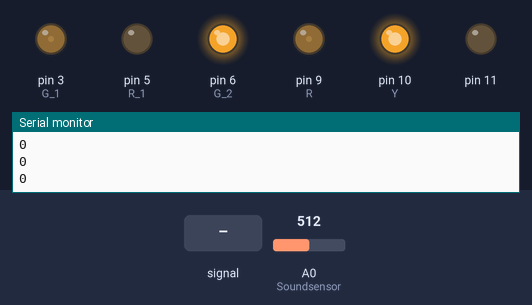
This sketch was run on a simulated Arduino Uno, built with avr-gcc and run on an emulated ATmega328P. On the bench: output pins drawn as LEDs (lit = HIGH), the last lines printed to the serial monitor. The test bench sets the inputs (shaded band); at power-on: A0 (Soundsensor) = 512.

Above: at 1.26 s.
1.3 s: A0 (Soundsensor) fed a 200 Hz sine of ±81 counts around its level
At 1.56 s:
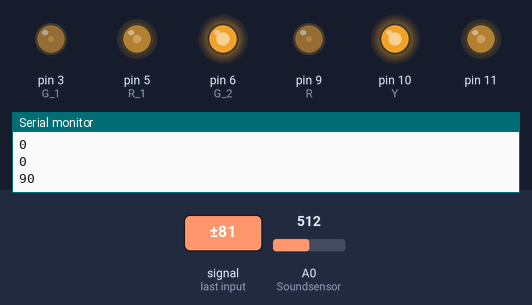
At 1.97 s:
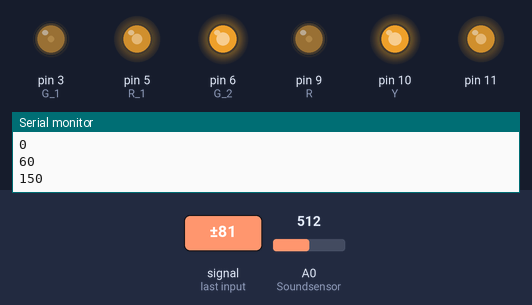
4.3 s: A0 (Soundsensor) set to 716
At 4.48 s:
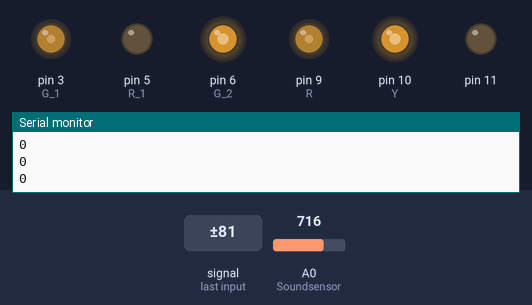
7.3 s: A0 (Soundsensor) fed a 1000 Hz sine of ±255 counts around its level
10.3 s: A0 (Soundsensor) fed a 50 Hz sine of ±306 counts around its level
13.3 s: A0 (Soundsensor) set to 900
16.3 s: A0 (Soundsensor) set to 1023
At 16.46 s:
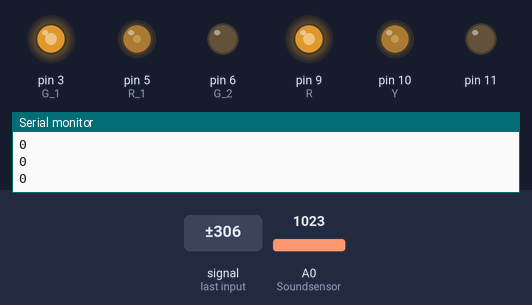
Timing chart, 0 to 23.9 s (numbered marks = the images above; inputs shaded):
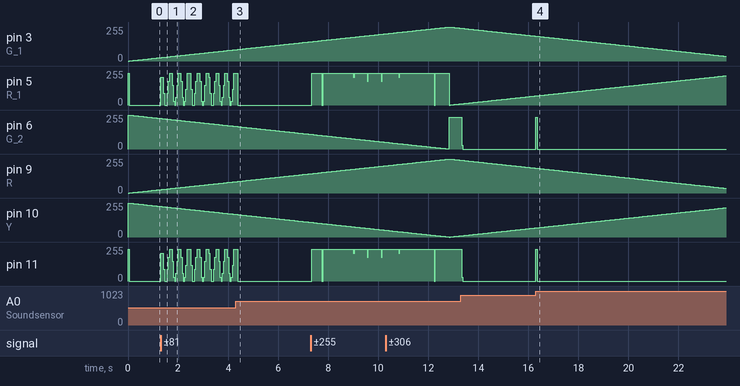

Measured:
- after the input at 16.3 s, pin 6 (G_2), pin 11: 0/255 → 240/255 at once, → 0/255 0.05 s later

The sketch:

sketch_PCHWLED.ino
```cpp
const int Soundsensor = A0; //사운드 센서 핀번호
const int sensitivity = 684; //사운드 센서 감도(초기값)

int preSound = 0;  // 이전의 음악 소리 크기 측정값 변수
int nowSound = 0; // 현재 음악 소리 크기 측정값 변수
int val = 0;

int G_1 = 3; // LED Green을 digital 3번 핀으로 설정
int G_2 = 6; // LED Green2을 digital 3번 핀으로 설정
int R_1 = 5; // LED Red을 digital 5번 핀으로 설정

int R = 9; // LED Red을 digital 9번 핀으로 설정
int Y = 10; // LED Yellow를 digital 10번 핀으로 설정
int B = 11; // LED Blue를 digital 11번 핀으로 설정

void setup() {
  pinMode(Soundsensor, INPUT); //소리센서에서 읽은 값을 INPUT으로 설정
  // i가 9, 10, 11로 증가하면서 G_1, G_2, R_1 LED의 OUTPUT 제어
  for(int i=9;i<12;i++) pinMode(i,OUTPUT);
  pinMode(G_2,OUTPUT); pinMode(G_1,OUTPUT); pinMode(R_1,OUTPUT);
  Serial.begin(9600);   //시리얼통신 초기화
}

void loop() {
  for(int i = 0; i < 255; i++) { //255번 for루프 실행
    //사운드센서의 읽어온 값에서 사운드센서 감도값을 빼어 sensorstate에 저장
    nowSound = analogRead(Soundsensor)-sensitivity;
    //음악 소리 크기 측정값을 preVal에 저장
    measureSoundValue(nowSound, preSound);
    //val 값 확인
    Serial.println(val);

    analogWrite(Y,255-i); // LED Y 값이 i에 따라 변화
    analogWrite(R,i); // LED R 값이 i에 따라 변화
    blinkLED(B,val); //LED B 깜박임

    analogWrite(G_1,i); //LED G_1값이 변화
    analogWrite(G_2,255-i); //LED G_2값이 변화
    blinkLED(R_1,val); //LED R_1값이 깜박임

    val = 0; //val 초기화
    preSound = nowSound; //소리크기 변수를 초기화
    delay(50); //루프 돌때마다 delay
  }

  for(int i = 0; i < 255; i++) {//255번 for루프 실행
    //사운드센서의 읽어온 값에서 사운드센서 감도값을 빼어 sensorstate에 저장
    nowSound = analogRead(Soundsensor)-sensitivity;
    //음악 소리 크기 측정값을 preVal에 저장
    measureSoundValue(nowSound, preSound);
    //val 값 확인
    Serial.println(val);

    analogWrite(R,255-i); //LED R 값이 i에 따라 변화
    analogWrite(Y,i); //LED Y 값이 i에 따라 변화
    blinkLED(B,val); //LED B 깜박임

    analogWrite(G_1,255-i); //LED G_1값이 변화
    analogWrite(R_1,i); //LED R_1값이 변화
    blinkLED(G_2,val);  //LED G_2값이 변화

    preSound = nowSound; //소리크기 변수를 초기화
    val = 0; //val 초기화
    delay(50); //루프 돌때마다 delay
  }

  for(int i = 0; i < 255; i++) { //255번 for루프 실행
    nowSound = analogRead(Soundsensor)-sensitivity;
    //사운드센서의 읽어온 값에서 사운드센서 감도값을 빼어 sensorstate에 저장
    measureSoundValue(nowSound, preSound);
    //음악 소리 크기 측정값을 preVal에 저장
    //val 값 확인
    Serial.println(val);

    analogWrite(R,i); //LED R 값이 i에 따라 변화
    analogWrite(Y,255-i); //LED Y 값이 i에 따라 변화
    blinkLED(B,val); //LED B 깜박임

    blinkLED(G_2,val); //LED B_1 깜박임
    analogWrite(R_1,255-i); //LED R_1값이 변화
    analogWrite(G_1,i); //LED G_1값이 변화

    preSound = nowSound; //소리크기 변수를 초기화
    val = 0; //val 초기화
    delay(50); //루프 돌때마다 delay 50
  }
  delay(10); //루프 돌때마다 delay 10
}

//사운드센서의 측정값에 따라 특정 LED를 깜빡거리게 하는 blinkLED 함수
void blinkLED(int pinNum ,int brightness) {
  analogWrite(pinNum, brightness);
  analogWrite(pinNum, 0);
  analogWrite(pinNum, brightness);
}

//사운드센서가 측정하는 값에 크기에 따라 LED의 수치를 임의적으로 조절하는 measureSoundValue 함수
//sensorsate는 현재 음악 소리 크기
//prevVal은 이전의 음악 소리 크기
void measureSoundValue(int nowSound, int preSound) {
  //(현재 음악 소리 크기- 이전의 음악 소리 크기)값이 클수록 val값을 크게 하여 LED의 밝기가 더 밝아지도록 한다.
  if(abs(nowSound - preSound) > 31 )
    val = 240;
  else if(abs(nowSound - preSound) > 28 )
    val = 210;
  else if(abs(nowSound - preSound) > 25 )
    val = 180;
  else if(abs(nowSound - preSound) > 22 )
    val = 150;
  else if(abs(nowSound - preSound) > 19 )
    val = 120;
  else if(abs(nowSound - preSound) > 16 )
    val = 90;
  else if(abs(nowSound - preSound) > 13 )
    val = 60;
  else if(abs(nowSound - preSound) > 10 )
    val = 30;
  else if(abs(nowSound - preSound) > 7 )
    val = 0;
}
```
